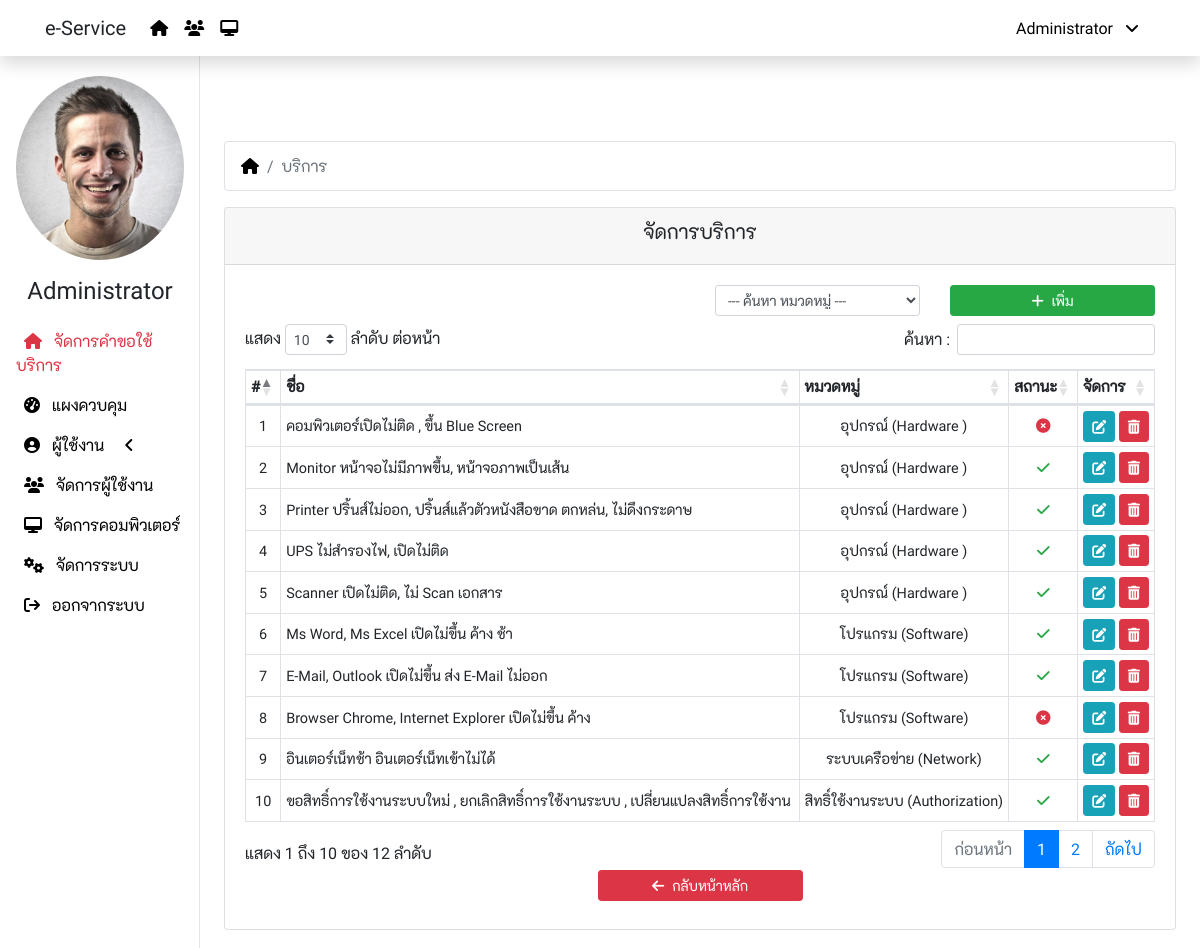
The app's page /service.php (signed in) with its own data.
### tables this page shows
CREATE TABLE `ex_system` (
  `system_id` int(11) NOT NULL,
  `company_name` varchar(200) NOT NULL,
  `gmail_name` varchar(50) NOT NULL,
  `gmail_username` varchar(50) NOT NULL,
  `gmail_password` varchar(200) NOT NULL,
  `line_token` varchar(200) NOT NULL,
  `line_token_k1` varchar(200) NOT NULL,
  `line_token_k3` varchar(200) NOT NULL,
  `password_default` varchar(50) NOT NULL,
  `user_code` varchar(20) NOT NULL,
  `system_create` varchar(50) NOT NULL,
  `system_update` timestamp NOT NULL DEFAULT CURRENT_TIMESTAMP ON UPDATE CURRENT_TIMESTAMP
);

CREATE TABLE `ex_user` (
  `user_id` int(11) NOT NULL,
  `user_code` varchar(20) NOT NULL,
  `user_name` varchar(100) NOT NULL,
  `user_surname` varchar(100) NOT NULL,
  `user_picture` varchar(20) NOT NULL,
  `user_nickname` varchar(50) NOT NULL,
  `dep_id` int(11) NOT NULL,
  `bra_id` int(11) NOT NULL,
  `user_branch` varchar(20) NOT NULL,
  `user_email` varchar(100) NOT NULL,
  `user_telephone` varchar(50) NOT NULL,
  `user_mobile` varchar(50) NOT NULL,
  `user_line` varchar(50) NOT NULL,
  `user_level` int(11) NOT NULL DEFAULT '1',
  `user_approve` int(1) NOT NULL DEFAULT '0',
  `user_status` int(1) NOT NULL DEFAULT '1',
  `user_create` varchar(50) NOT NULL,
  `user_update` timestamp NOT NULL DEFAULT CURRENT_TIMESTAMP ON UPDATE CURRENT_TIMESTAMP
);

CREATE TABLE `ex_service` (
  `service_id` int(11) NOT NULL,
  `cat_id` int(11) NOT NULL,
  `bra_id` int(11) NOT NULL,
  `service_name` varchar(200) NOT NULL,
  `service_status` int(1) NOT NULL DEFAULT '1',
  `service_create` varchar(50) NOT NULL,
  `service_update` timestamp NOT NULL DEFAULT CURRENT_TIMESTAMP ON UPDATE CURRENT_TIMESTAMP
);

CREATE TABLE `ex_category` (
  `cat_id` int(11) NOT NULL,
  `cat_name` varchar(200) NOT NULL,
  `cat_status` int(1) NOT NULL DEFAULT '1',
  `cat_create` varchar(50) NOT NULL,
  `cat_update` timestamp NOT NULL DEFAULT CURRENT_TIMESTAMP ON UPDATE CURRENT_TIMESTAMP
);

### config/function.php (called while the page is built, shortened)
<?php
  function getCompany(){
    global $dbcon;
    $sql = "SELECT company_name FROM ex_system";
    $stmt = $dbcon->prepare($sql);
    $stmt->execute();
    $row = $stmt->fetch();
    $get = $row['company_name'];
    return $get;
  }
  function getUserPicture($code){
    global $dbcon;
    $data = [$code];
    $sql = "SELECT user_picture FROM ex_user WHERE user_code = ?";
    $stmt = $dbcon->prepare($sql);
    $stmt->execute($data);
    $row = $stmt->fetch();
    $get = $row['user_picture'];
    return $get;
  }
  function getUserNickname($code){
    global $dbcon;
    $data = [$code];
    $sql = "SELECT user_nickname FROM ex_user WHERE user_code = ?";
    $stmt = $dbcon->prepare($sql);
    $stmt->execute($data);
    $row = $stmt->fetch();
    $get = $row['user_nickname'];
    return $get;
  }
  function getUserLevel($code){
    global $dbcon;
    $data = [$code];
    $sql = "SELECT user_level FROM ex_user WHERE user_code = ?";
    $stmt = $dbcon->prepare($sql);
    $stmt->execute($data);
    $row = $stmt->fetch();
    $get = $row['user_level'];
    return $get;
  }
  function getCategoryName($id){
    global $dbcon;
    $data = [$id];
    $sql = "SELECT cat_name FROM ex_category WHERE cat_id = ?";
    $stmt = $dbcon->prepare($sql);
    $stmt->execute($data);
    $row = $stmt->fetch();
    $get = $row['cat_name'];
    return $get;
  }
  function getFilterService($cat){
    global $dbcon;
    $filter_cat = ($cat ? "= {$cat}" : 'IS NOT NULL');
    $sql = "SELECT *
      FROM ex_service
      WHERE cat_id $filter_cat
      ORDER BY cat_id ASC,service_id ASC";
    $stmt = $dbcon->prepare($sql);
    $stmt->execute();
    return $stmt;
  }
?>

### service.php (the view, shortened to what this page needs)
<?php
  include_once 'config/connection.php';
  include_once 'config/function.php';
  $act = isset($_GET['act']) ? $_GET['act'] : 'index';
?>
<!DOCTYPE html>
<html lang="en">
<head>
  <link rel="stylesheet" href="node_modules/bootstrap/dist/css/bootstrap.min.css">
  <link rel="stylesheet" href="node_modules/@fortawesome/fontawesome-pro/css/all.min.css">
  <link rel="stylesheet" href="node_modules/datatables.net-bs4/css/dataTables.bootstrap4.min.css">
  <link rel="stylesheet" href="public/css/custom.css">
</head>
<body>
  <?php include_once 'inc/navbar.php' ?>
  <div class="container-fluid">
    <div class="row">
      <?php include_once 'inc/sidemenu.php' ?>
      <main role="main" class="col-xl-10 col-md-9 ml-sm-auto px-4">
        <?php
          if($act == 'index'):
        ?>
        <nav>
          <ol class="breadcrumb bg-white border">
            <li class="breadcrumb-item">
              <a href="request.php"><i class="fas fa-home"></i></a>
            </li>
            <li class="breadcrumb-item active">
              บริการ
            </li>
          </ol>
        </nav>
        <div class="row justify-content-center">
          <div class="col-12">
            <div class="card">
              <div class="card-header">
                <h5 class="text-center">จัดการบริการ</h5>
              </div>
              <div class="card-body">
                <div class="row justify-content-end">
                  <div class="col-xl-3 col-md-6 mb-2">
                    <select class="form-control form-control-sm"
                      onChange="location = this.options[this.selectedIndex].value;">
                      <option value="service.php?cat="
                        <?php if(empty(@$_GET['cat'])) echo 'selected' ?>>--- ค้นหา หมวดหมู่ ---</option>
                    </select>
                  </div>
                  <div class="col-xl-3 col-md-6 mb-2">
                    <a href="?act=add" class="btn btn-success btn-sm btn-block">
                      <i class="fas fa-plus mr-2"></i>เพิ่ม
                    </a>
                  </div>
                </div>
                <div class="row justify-content-center">
                  <div class="col-12">
                    <div class="table-responsive">
                      <table id="data" class="table table-bordered table-hover table-sm">
                        <thead>
                          <tr>
                            <th>#</th>
                            <th>ชื่อ</th>
                            <th>หมวดหมู่</th>
                            <th>สถานะ</th>
                            <th>จัดการ</th>
                          </tr>
                        </thead>
                        <tbody>
                          <?php
                            @$getCat = $_GET['cat'];
                            $result = getFilterService($getCat);
                            foreach($result as $key => $row):
                          ?>
                          <tr>
                            <td><?php echo $key+1 ?></td>
                            <td class="text-left"><?php echo $row['service_name'] ?></td>
                            <td><?php echo getCategoryName($row['cat_id']) ?></td>
                            <td>
                              <?php echo ($row['service_status'] == 1
                                ? '<i class="fas fa-check text-success"></i>'
                                : '<i class="fas fa-times-circle text-danger"></i>')
                              ?>
                            </td>
                            <td>
                              <a href="?act=edit&id=<?php echo $row['service_id'] ?>" class="btn btn-info btn-sm">
                                <i class="fas fa-edit"></i>
                              </a>
                              <a class="btn btn-danger btn-sm" href="?act=delete&id=<?php echo $row['service_id'] ?>"
                                  onClick="return confirm('Are you sure?');">
                                  <i class="fas fa-trash-alt"></i>
                              </a>
                            </td>
                          </tr>
                          <?php
                            endforeach;
                          ?>
                        </tbody>
                      </table>
                    </div>
                  </div>
                  <div class="col-sm-3 pb-2">
                    <a class="btn btn-danger btn-sm btn-block" href="request.php">
                      <i class="fa fa-arrow-left pr-2"></i>กลับหน้าหลัก
                    </a>
                  </div>
                </div>
              </div>
            </div>
          </div>
        </div>
        <?php
          endif;
        ?>
      </main>
    </div>
  </div>
</body>
</html>

### inc/navbar.php (shortened to what this page needs)
<?php
	$check_level = getUserLevel($_SESSION['user_code']);
?>
<nav class="navbar navbar-expand-lg bg-white fixed-top flex-md-nowrap shadow">
  <div class="container">
    <span class="navbar-brand"><?php echo getCompany() ?></span>
    <div class="collapse navbar-collapse" id="navbarMenu">
      <ul class="navbar-nav mr-auto">
        <li class="nav-item">
          <a class="nav-link" href="request.php">
            <i class="fas fa-home"></i>
          </a>
        </li>
		<?php if($check_level == 69 || $check_level == 99): ?>
		<li class="nav-item">
		  <a class="nav-link" href="users.php">
            <i class="fas fa-users"></i>
          </a>
        </li>
		<li class="nav-item">
		  <a class="nav-link" href="computers.php">
            <i class="fas fa-desktop"></i>
          </a>
        </li>
		<?php endif ?>
      </ul>
      <ul class="navbar-nav ml-auto">
        <li class="nav-item dropdown">
          <a class="nav-link" href="javascript:void(0)" data-toggle="dropdown">
            <?php echo getUserNickname($_SESSION['user_code']); ?>
            <i class="fa fa-angle-down px-2"></i>
          </a>
        </li>
      </ul>
    </div>
  </div>
</nav>

### inc/sidemenu.php (shortened to what this page needs)
<nav class="col-xl-2 col-md-3 d-none d-md-block sidebar">
  <div class="sidebar-sticky">
    <ul class="nav flex-column">
      <li class="nav-item">
        <img class="nav-link img-fluid picture-profile mx-auto d-block"
          src="public/images/users/<?php echo getUserPicture($_SESSION['user_code']) ?>" alt="">
      </li>
      <li class="nav-item">
        <h4 class="nav-link text-center">
          <?php echo getUserNickname($_SESSION['user_code']); ?>
        </h4>
      </li>
      <?php
        $request = strpos($_SERVER['PHP_SELF'], "request.php");
        $view = strpos($_SERVER['PHP_SELF'], "view.php");
        $manage = strpos($_SERVER['PHP_SELF'], "manage.php");
        $category = strpos($_SERVER['PHP_SELF'], "category.php");
        $service = strpos($_SERVER['PHP_SELF'], "service.php");
        $status = strpos($_SERVER['PHP_SELF'], "status.php");
        $dashboard = strpos($_SERVER['PHP_SELF'], "dashboard.php");
        $profile = strpos($_SERVER['PHP_SELF'], "profile.php");
        $chgpwd = strpos($_SERVER['PHP_SELF'], "change_pwd.php");
        $departments = strpos($_SERVER['PHP_SELF'], "departments.php");
        $log = strpos($_SERVER['PHP_SELF'], "log.php");
        $users = strpos($_SERVER['PHP_SELF'], "users.php");
        $computers = strpos($_SERVER['PHP_SELF'], "computers.php");
        $software = strpos($_SERVER['PHP_SELF'], "software.php");
        $system = strpos($_SERVER['PHP_SELF'], "system.php");
        $check_level = getUserLevel($_SESSION['user_code']);
      ?>
      <li class="nav-item <?php if($request || $category || $service || $status || $view || $manage) echo 'active' ?>">
        <a class="nav-link" href="request.php">
          <i class="fas fa-home px-2"></i>
          จัดการคำขอใช้บริการ
        </a>
      </li>
      <?php if($check_level == 69 || $check_level == 99): ?>
      <li class="nav-item <?php if($dashboard) echo 'active' ?>">
        <a class="nav-link" href="dashboard.php">
          <i class="fas fa-tachometer-alt px-2"></i>
          แผงควบคุม
        </a>
      </li>
      <?php endif ?>
      <li class="nav-item">
        <a class="nav-link" data-toggle="collapse" href="#sub_dashboard">
          <i class="fas fa-user-circle px-2"></i>
          ผู้ใช้งาน
          <i class="fas fa-angle-<?php echo ($profile || $chgpwd ? 'down' : 'left') ?> px-3"></i>
        </a>
      </li>
      <?php if($check_level == 69 || $check_level == 99): ?>
      <li class="nav-item <?php if($users || $departments || $log) echo 'active' ?>">
        <a class="nav-link" href="users.php">
          <i class="fas fa-users px-2"></i>
          จัดการผู้ใช้งาน
        </a>
      </li>
      <li class="nav-item <?php if($computers || $software) echo 'active' ?>">
        <a class="nav-link" href="computers.php">
          <i class="fas fa-desktop px-2"></i>
          จัดการคอมพิวเตอร์
        </a>
      </li>
      <?php
        endif;
        if($check_level == 99):
      ?>
      <li class="nav-item <?php if($system) echo 'active' ?>">
        <a class="nav-link" href="system.php">
          <i class="fas fa-cogs px-2"></i>
          จัดการระบบ
        </a>
      </li>
      <?php endif; ?>
      <li class="nav-item">
        <a class="nav-link" href="logout.php" onClick="return confirm('Are you sure?');">
          <i class="fas fa-sign-out px-2"></i>
          ออกจากระบบ
        </a>
      </li>
    </ul>
  </div>
</nav>

### public/css/custom.css (style rules this page uses)
body { font-family: 'robotoregular', 'k2dregular', Tahoma; }
td, tr { white-space: normal; text-align: center; vertical-align: middle !important; font-size: 0.95em; }
a { color: #000; }
.active , .active a { color: #DC3545; }
.sidebar { position: fixed; top: 0; bottom: 0; left: 0; z-index: 100; padding: 60px 0 0; box-shadow: inset -1px 0 0 rgba(0, 0, 0, .1); }
.sidebar-sticky { position: relative; top: 0; height: calc(100vh - 60px); padding-top: .5rem; overflow-x: hidden; overflow-y: auto; }
.picture-profile { width: 200px; height: 200px; border-radius: 50%; object-fit: cover; }
[role="main"] { padding-top: 80px; }

### records on screen
ex_system: company_name "e-Service"
ex_user: user_nickname "Administrator", user_picture (picture)
ex_service: service_name "คอมพิวเตอร์เปิดไม่ติด , ขึ้น Blue Screen", cat.cat_name "อุปกรณ์ (Hardware )", service_status 2 (drawn)
ex_service: service_name "Monitor หน้าจอไม่มีภาพขึ้น, หน้าจอภาพเป็นเส้น", cat.cat_name "อุปกรณ์ (Hardware )", service_status 1 (drawn)
ex_service: service_name "Printer ปริ้นส์ไม่ออก, ปริ้นส์แล้วตัวหนังสือขาด ตกหล่น, ไม่ดึงกระดาษ", cat.cat_name "อุปกรณ์ (Hardware )", service_status 1 (drawn)
ex_service: service_name "UPS ไม่สำรองไฟ, เปิดไม่ติด", cat.cat_name "อุปกรณ์ (Hardware )", service_status 1 (drawn)
ex_service: service_name "Scanner เปิดไม่ติด, ไม่ Scan เอกสาร", cat.cat_name "อุปกรณ์ (Hardware )", service_status 1 (drawn)
ex_service: service_name "Ms Word, Ms Excel เปิดไม่ขึ้น ค้าง ช้า", cat.cat_name "โปรแกรม (Software)", service_status 1 (drawn)
ex_service: service_name "E-Mail, Outlook เปิดไม่ขึ้น ส่ง E-Mail ไม่ออก", cat.cat_name "โปรแกรม (Software)", service_status 1 (drawn)
ex_service: service_name "Browser Chrome, Internet Explorer เปิดไม่ขึ้น ค้าง", cat.cat_name "โปรแกรม (Software)", service_status 2 (drawn)
ex_service: service_name "อินเตอร์เน็ทช้า อินเตอร์เน็ทเข้าไม่ได้", cat.cat_name "ระบบเครือข่าย (Network)", service_status 1 (drawn)
ex_service: service_name "ขอสิทธิ์การใช้งานระบบใหม่ , ยกเลิกสิทธิ์การใช้งานระบบ , เปลี่ยนแปลงสิทธิ์การใช้งาน", cat.cat_name "สิทธิ์ใช้งานระบบ (Authorization)", service_status 1 (drawn)
